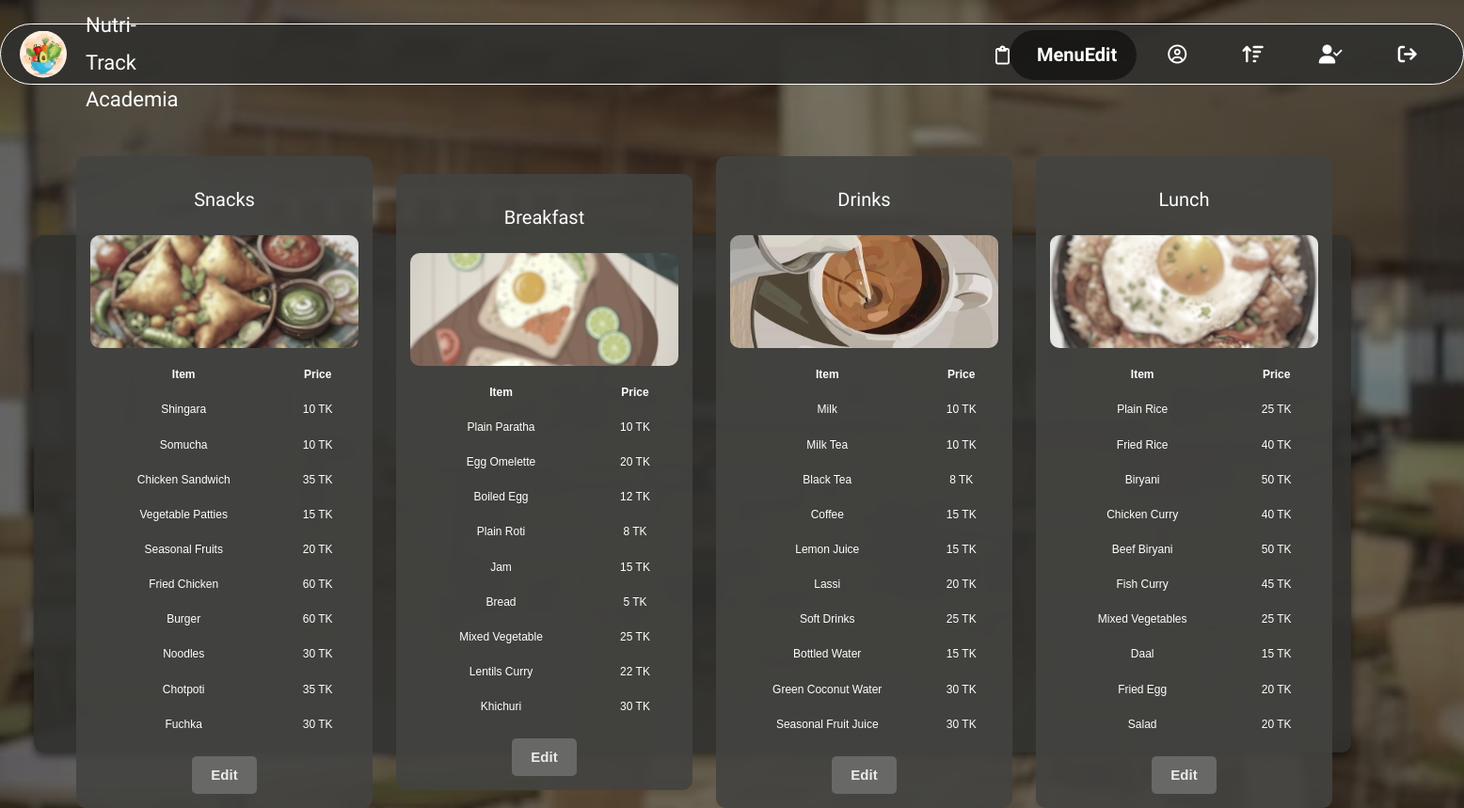
Screenshot of /meal_menu_editing.php (signed in) with the database file from the repository.
### tables this page shows
CREATE TABLE `snacks` (
  `serial_no` int(11) NOT NULL,
  `item_id` varchar(3) NOT NULL,
  `item_name` varchar(25) NOT NULL,
  `item_price` int(11) NOT NULL,
  `calorie` int(10) NOT NULL
);

CREATE TABLE `breakfast` (
  `serial_no.` int(11) NOT NULL,
  `item_id` varchar(3) NOT NULL,
  `item_name` varchar(15) NOT NULL,
  `item_price` int(11) NOT NULL,
  `calorie` int(10) NOT NULL
);

CREATE TABLE `drinks` (
  `serial_no` int(11) NOT NULL,
  `item_id` varchar(3) NOT NULL,
  `item_name` varchar(25) NOT NULL,
  `item_price` int(11) NOT NULL,
  `calorie` int(10) NOT NULL
);

CREATE TABLE `lunch` (
  `serial_no` int(11) NOT NULL,
  `item_id` varchar(3) NOT NULL,
  `item_name` varchar(25) NOT NULL,
  `item_price` int(11) NOT NULL,
  `calorie` int(10) NOT NULL
);

### meal_menu_editing.php (the view, shortened to what this page needs)
<?php
include 'db_connection.php';
$breakfastMenu = mysqli_query($connection, "SELECT * FROM breakfast");
$snacksMenu = mysqli_query($connection, "SELECT * FROM snacks");
$lunchMenu = mysqli_query($connection, "SELECT * FROM lunch");
$drinksMenu = mysqli_query($connection, "SELECT * FROM drinks");
?>
<!DOCTYPE html>
<html lang="en">
  <head>
    <link rel="stylesheet" href="https://maxcdn.bootstrapcdn.com/bootstrap/3.4.1/css/bootstrap.min.css">
    <link rel="stylesheet" href="https://cdnjs.cloudflare.com/ajax/libs/font-awesome/6.2.1/css/all.min.css"/>
  </head>
  <body>
    <nav class="navbar">
        <img id="ntac_logo" src="images/ntac_logo.jpeg">
        <h1><a href="home.php">Nutri-Track Academia</a></h1>
    <div class="icon-section">
      <ul class="navbar-icons">
        <li class="navbar-icon active">
        <i class="fa-regular fa-clipboard"></i>
        <a href="#" class="btn btn-dark"><span>MenuEdit</span></a>
        </li>
        <li class="navbar-icon">
          <i class="fa-regular fa-circle-user"></i>
          <a href="update_admin.php" class="btn btn-dark"><span>Profile</span></a>
        </li>
        <li class="navbar-icon">
        <i class="fa-solid fa-arrow-up-wide-short"></i>
        <a href="order_list.php" class="btn btn-dark"><span>OrderList</span></a>
        </li>
        <li class="navbar-icon">
        <i class="fa-solid fa-user-check"></i>
        <a href="admin_bmi_history.php" class="btn btn-dark"><span>HealthMetrics</span></a>
        </li>
        <li class="navbar-icon">
        <i class="fa-solid fa-arrow-right-from-bracket"></i>
        <a href="admin_logout.php" class="btn btn-dark"><span>Logout</span></a>
        </li>
      </ul>
      </div>
    </nav>
    <div id="menu-container">
      <div class="menu-item" id="snacks_menu">
          <h3>Snacks</h3><br>
          <img src="images/snacks_0.jpg" alt="Snacks" class="menu-image">
          <table class="menu-table">
              <tr>
                  <th>Item</th>
                  <th>Price</th>
              </tr>
              <?php while ($row = mysqli_fetch_array($snacksMenu)) { ?>
                  <tr>
                      <td><?php echo $row['item_name']; ?></td>
                      <td><?php echo $row['item_price']; ?> TK</td>
                  </tr>
              <?php } ?>
          </table>
          <br>
           <div id="edit-button-container" class="mt-4">
           <a href="edit_menu.php?menu=snacks" class="btn btn-dark btn-lg" id="edit_button">Edit</a>
          </div>
      </div>
       <div class="menu-item" id="breakfast_menu">
          <h3>Breakfast</h3><br>
          <img src="images/breakfast_0.jpg" alt="Breakfast" class="menu-image">
          <table class="menu-table">
              <tr>
                  <th>Item</th>
                  <th>Price</th>
              </tr>
              <?php while ($row = mysqli_fetch_array($breakfastMenu)) { ?>
                  <tr>
                      <td><?php echo $row['item_name']; ?></td>
                      <td><?php echo $row['item_price']; ?> TK</td>
                  </tr>
              <?php } ?>
          </table>
          <br>
           <div id="edit-button-container" class="mt-4">
           <a href="edit_menu.php?menu=breakfast" class="btn btn-dark btn-lg"  id="edit_button">Edit</a>
          </div>
      </div>
      <div class="menu-item" id="drinks_menu">
          <h3>Drinks</h3><br>
          <img src="images/drinks_0.png" alt="Drinks" class="menu-image">
          <table class="menu-table">
              <tr>
                  <th>Item</th>
                  <th>Price</th>
              </tr>
              <?php while ($row = mysqli_fetch_array($drinksMenu)) { ?>
                  <tr>
                      <td><?php echo $row['item_name']; ?></td>
                      <td><?php echo $row['item_price']; ?> TK</td>
                  </tr>
              <?php } ?>
          </table>
          <br>
           <div id="edit-button-container" class="mt-4">
           <a href="edit_menu.php?menu=drinks" class="btn btn-dark btn-lg"  id="edit_button">Edit</a>
          </div>
      </div>
       <div class="menu-item" id="lunch_menu">
          <h3>Lunch</h3><br>
          <img src="images/lunch_0.jpg" alt="Lunch" class="menu-image">
          <table class="menu-table">
              <tr>
                  <th>Item</th>
                  <th>Price</th>
              </tr>
              <?php while ($row = mysqli_fetch_array($lunchMenu)) { ?>
                  <tr>
                      <td><?php echo $row['item_name']; ?></td>
                      <td><?php echo $row['item_price']; ?> TK</td>
                  </tr>
              <?php } ?>
          </table>
          <br>
           <div id="edit-button-container" class="mt-4">
           <a href="edit_menu.php?menu=lunch" class="btn btn-dark btn-lg"  id="edit_button">Edit</a>
          </div>
      </div>
  </div>
  </body>
</html>

### meal_menu_editing.php (style rules this page uses)
:root { --white: #ffffff; --black: #000000; --green: white; --green-light-opacity: rgba(0, 0, 0, 0.5); }
* { margin: 0; padding: 0; outline: none; list-style-type: none; box-sizing: border-box; font-family: Arial, sans-serif; }
html, body { font-size: 62.5%; ; }
body { display: flex; position: relative; height: 100%; width: 100%; background-image: linear-gradient(rgba(0, 0, 0, 0.5), rgba(0, 0, 0, 0.5)), url('images/nice 4.jpg'); }
.navbar { display: flex; align-items: center; height: 6.5rem; padding: 1rem; margin-top: 25px; width: 100%; background-color: rgba(48, 48, 46, 0.9); border: 1px solid var(--white); border-radius: 50px; box-shadow: var(--shadow-black); font-family: "Sofia", sans-serif; }
.navbar-icons { flex: 1; display: flex; align-items: center; justify-content: space-around; }
.navbar-icon { flex: 20%; display: flex; align-items: center; justify-content: space-evenly; text-decoration: none; cursor: pointer; border-radius: 35px; padding: 1.1rem 2rem 1.1rem 1.3rem; color: white; }
.navbar-icon i { font-size: 2rem; color: var(--green-dark); }
.navbar-icon a span { opacity: 0; font-size: 1.5rem; font-weight: 600; color: var(--green); margin-left: -12rem; transition: opacity 0.1s ease, margin-left 0.5s ease; font-family: "Sofia", sans-serif; }
.active.navbar-icon a { display: flex; align-items: center; border-radius: 35px; width: auto; background-color: var(--green-light-opacity); padding: 1.1rem 2rem 1.1rem 1.3rem; }
.active.navbar-icon i { color: var(--green); }
.active.navbar-icon span { opacity: 1; font-size: 20px; margin-left: 1.5rem; font-family: "Sofia", sans-serif; }
#ntac_logo { height: 50px; width:50px; clip-path: circle(); margin-right: 20px; margin-left: 10px; }
.navbar h1 a { font-size: 22px; font-family: "Sofia", sans-serif; color:#ffffff; }
.icon-section { margin-left:850px; width:500px; margin-bottom: -12px; }
#menu-container { display: flex; justify-content: space-around; align-items: center; width: 1400px; height: 550px; background: rgba(48, 48, 46, 0.9); padding: 20px; border-radius: 10px; box-shadow: 0 4px 8px rgba(0, 0, 0, 0.5); margin-top: 250px; margin-left: -1520px; }
.menu-item { width: 25%; height: auto; background: rgba(67, 67, 65, 0.9); border-radius: 10px; display: flex; flex-direction: column; align-items: center; padding: 15px; transition: all 0.5s ease-in-out; font-size: 12px; font-family: Arial, sans-serif; margin: 0 0 25px 25px; }
.menu-item h3 { color: white; font-family: "Sofia", sans-serif; font-size: 20px; }
.menu-table { width: 100%; margin-top: 10px; color: white; }
.menu-table th, .menu-table td { padding: 10px; text-align: center; }
.menu-image { width: 100%; height: 120px; max-height: 200px; object-fit: cover; border-radius: 10px; }
#edit_button { margin-top: -2px; padding: 10px 20px; background-color: #686867; color: #ececec; border: none; border-radius: 5px; cursor: pointer; font-weight: bold; font-size: 15px; }

### rows the page displays
snacks: item_name "Shingara", item_price "10"
snacks: item_name "Somucha", item_price "10"
snacks: item_name "Chicken Sandwich", item_price "35"
snacks: item_name "Vegetable Patties", item_price "15"
snacks: item_name "Seasonal Fruits", item_price "20"
snacks: item_name "Fried Chicken", item_price "60"
snacks: item_name "Burger", item_price "60"
snacks: item_name "Noodles", item_price "30"
snacks: item_name "Chotpoti", item_price "35"
snacks: item_name "Fuchka", item_price "30"
breakfast: item_name "Plain Paratha", item_price "10"
breakfast: item_name "Egg Omelette", item_price "20"
breakfast: item_name "Boiled Egg", item_price "12"
breakfast: item_name "Plain Roti", item_price "8"
breakfast: item_name "Jam", item_price "15"
breakfast: item_name "Bread", item_price "5"
breakfast: item_name "Mixed Vegetable", item_price "25"
breakfast: item_name "Lentils Curry", item_price "22"
breakfast: item_name "Khichuri", item_price "30"
drinks: item_name "Milk", item_price "10"
drinks: item_name "Milk Tea", item_price "10"
drinks: item_name "Black Tea", item_price "8"
drinks: item_name "Coffee", item_price "15"
drinks: item_name "Lemon Juice", item_price "15"
drinks: item_name "Lassi", item_price "20"
drinks: item_name "Soft Drinks", item_price "25"
drinks: item_name "Bottled Water", item_price "15"
drinks: item_name "Green Coconut Water", item_price "30"
drinks: item_name "Seasonal Fruit Juice", item_price "30"
lunch: item_name "Plain Rice", item_price "25"
lunch: item_name "Fried Rice", item_price "40"
lunch: item_name "Biryani", item_price "50"
lunch: item_name "Chicken Curry", item_price "40"
lunch: item_name "Beef Biryani", item_price "50"
lunch: item_name "Fish Curry", item_price "45"
lunch: item_name "Mixed Vegetables", item_price "25"
lunch: item_name "Daal", item_price "15"
lunch: item_name "Fried Egg", item_price "20"
lunch: item_name "Salad", item_price "20"
